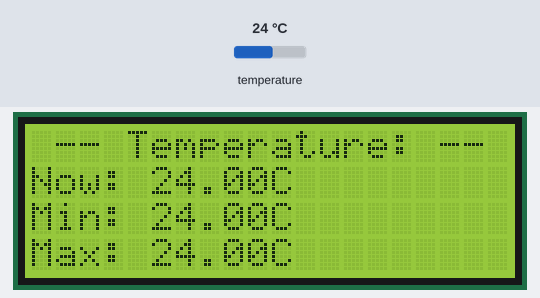
Simulated run of this sketch. Board: Arduino Uno, built with avr-gcc and run on an emulated ATmega328P. Shown: 20×4 character LCD. Wiring (inferred from the names in the program): DS3231 clock at I2C address 0x68. The inputs (shaded band) are chosen by the test bench; at power-on: temperature 24 °C. The local clock reads 2024-03-15 10:24:30 at power-on unless the sketch sets it; what the sketch prints to the serial monitor is not drawn.

Above: at 1.2 s.
1.3 s: temperature set to 5 °C
At 3.4 s:
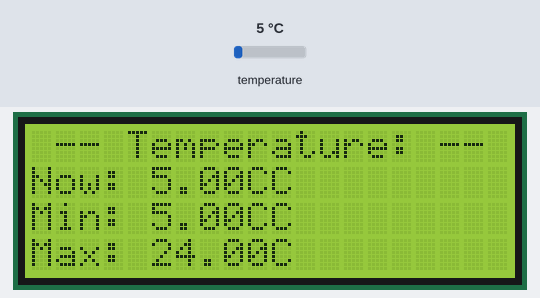
3.7 s: temperature set to 12 °C
At 5.3 s:
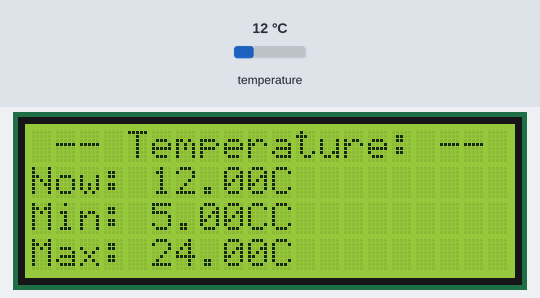
5.8 s: temperature set to 19 °C
Timing chart, 0 to 8.8 s (numbered marks = the images above; inputs shaded):
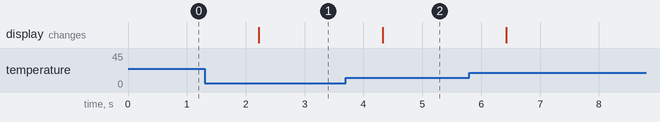

Measured:
- after the input at 1.3 s, the display: changes after 0.92 s (image 1)
- after the input at 3.7 s, the display: changes after 0.63 s (image 2)

The sketch:

simple_rtc_temperature.ino
```cpp
#include <Wire.h>
#include <LiquidCrystal_I2C.h>

// Define the I2C address of the LCD display
#define LCD_ADDRESS 0X27

// Define the I2C address of the RTC module
#define RTC_ADDRESS 0X68

// Initialize the LCD display object
LiquidCrystal_I2C lcd( LCD_ADDRESS, 20, 4);

void setup() {
  // Open serial communication and wait for port to open
  Serial.begin(9600);
  while(!Serial){
    ;
  } // wait for serial port to connect

  // Initialize the I2C communication
  Wire.begin();

  // Initialize the LCD display
  lcd.init();
  lcd.backlight();
}

void loop() {
  float nowTemperature = readTemperature();
  float minTemperature = calcMinTemperature(nowTemperature);
  float maxTemperature = calcMaxTemperature(nowTemperature);

  String nowTemperatureStr = "Now: " + String(nowTemperature) + "C";
  String minTemperatureStr = "Min: " + String(minTemperature) + "C";
  String maxTemperatureStr = "Max: " + String(maxTemperature) + "C";

  String temperatureStr = "Temperature -> "
                              + nowTemperatureStr + "    "
                              + minTemperatureStr + "    "
                              + maxTemperatureStr + "    ";

  // Display the temperature on LCD module
  lcd.setCursor(0, 0);
  lcd.print(" -- Temperature: --");
  lcd.setCursor(0, 1);
  lcd.print(nowTemperatureStr);
  lcd.setCursor(0, 2);
  lcd.print(minTemperatureStr);
  lcd.setCursor(0, 3);
  lcd.print(maxTemperatureStr);

  // Print the Temperature to the serial monitor
  Serial.println(temperatureStr);

  delay(1000);
}

float readTemperature(){
  byte msb;
  byte lsb;
  int16_t temp;
  float temperature;

  // Request the temperature from the DS3231 module
  Wire.beginTransmission(RTC_ADDRESS);
  Wire.write(0X11); // Register address from temperature (0x11)
  Wire.endTransmission();
  Wire.requestFrom(RTC_ADDRESS, 2); // Request 2 byte (temperature data)

  // Read the temperature data from the DS3231 module
  msb = Wire.read();
  lsb = Wire.read();

  // Calculate the temperature in Celsius
  temp = ( (msb << 8) | lsb ) >> 6; // Combine the MSB and LSB, and shift right by 6 bits
  temperature = temp * 0.25; // Each bit representes 0.25 degrees Celsius

  return temperature;
}

float calcMinTemperature(float temperature){
  static float minTemperature = 99;

  if(temperature < minTemperature){
    minTemperature = temperature;
  }

  return minTemperature;
}

float calcMaxTemperature(float temperature){
  static float maxTemperature = 0;

  if( temperature > maxTemperature){
    maxTemperature = temperature;
  }

  return maxTemperature;
}
```
